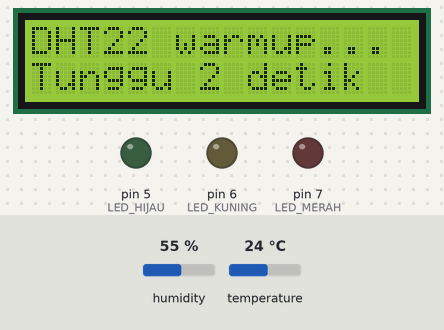
Bench run of a sketch on a simulated Arduino Uno, built with avr-gcc and run on an emulated ATmega328P. Parts: 16×2 character LCD, output pins drawn as LEDs (lit = HIGH). Inputs (shaded band) come from the test bench; at power-on: humidity 55 %, temperature 24 °C. What the sketch prints to the serial monitor is not drawn.

Above: at 1.7 s.
At 4.8 s:
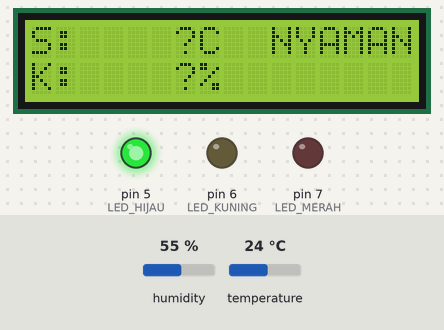
4.9 s: humidity set to 58 %
7.6 s: humidity set to 61 %
At 8.8 s:
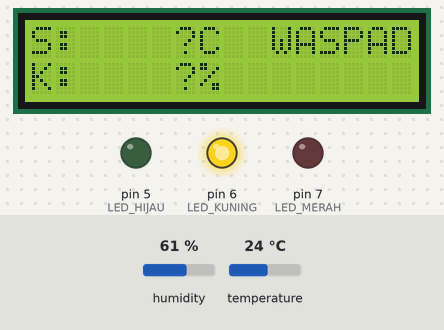
10.3 s: temperature set to 15.5 °C
13.0 s: temperature set to 14.3 °C
At 15.1 s:
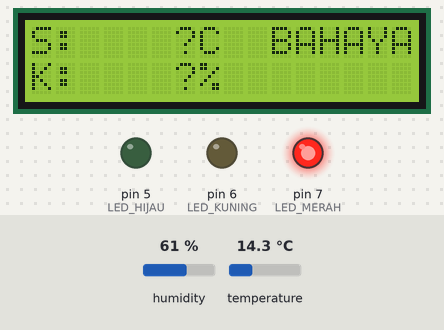
15.7 s: temperature set to 19 °C
At 16.8 s:
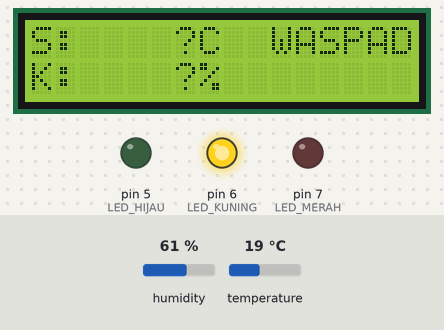
18.4 s: humidity set to 22 %
At 21.4 s:
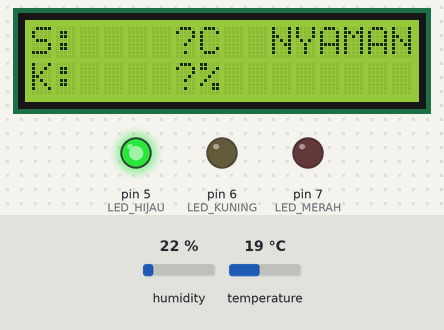
Timing chart, 0 to 22.4 s (numbered marks = the images above; inputs shaded):
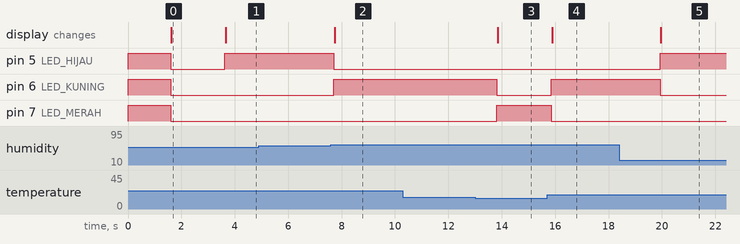

The sketch:

test_alat.ino
```cpp
/*
 * test_alat.ino — Test hardware TANPA Ethernet
 * Cek: DHT22 + LCD I2C 16x2 + 3x LED
 *
 * Wiring:
 *   DHT22      → pin 2 (DATA), 5V, GND
 *               + resistor pull-up 10kΩ antara DATA dan 5V
 *   LCD I2C    → A4 (SDA), A5 (SCL), 5V, GND
 *   LED Hijau  → pin 5 → resistor 220Ω → GND
 *   LED Kuning → pin 6 → resistor 220Ω → GND
 *   LED Merah  → pin 7 → resistor 220Ω → GND
 *
 * Status LED (hitung lokal, tanpa server):
 *   Hijau  = suhu 18–28°C DAN kelembaban 40–60%
 *   Kuning = suhu 28–35°C ATAU kelembaban 60–80%
 *   Merah  = suhu >35°C ATAU suhu <15°C ATAU kelembaban >80%
 *
 * LCD tidak pakai clear() di loop supaya tidak berkedip.
 */

#include <Wire.h>
#include <LiquidCrystal_I2C.h>
#include <DHT.h>

#define DHT_PIN    2
#define DHT_TYPE   DHT22

#define LED_HIJAU   5
#define LED_KUNING  6
#define LED_MERAH   7

#define LCD_ADDR  0x27   // coba 0x3F kalau LCD tidak tampil
#define LCD_COLS  16
#define LCD_ROWS  2

DHT               dht(DHT_PIN, DHT_TYPE);
LiquidCrystal_I2C lcd(LCD_ADDR, LCD_COLS, LCD_ROWS);

void matikanSemua() {
    digitalWrite(LED_HIJAU,  LOW);
    digitalWrite(LED_KUNING, LOW);
    digitalWrite(LED_MERAH,  LOW);
}

void setup() {
    Serial.begin(9600);

    pinMode(LED_HIJAU,  OUTPUT);
    pinMode(LED_KUNING, OUTPUT);
    pinMode(LED_MERAH,  OUTPUT);

    // Self-test: nyalakan semua LED sebentar
    digitalWrite(LED_HIJAU,  HIGH);
    digitalWrite(LED_KUNING, HIGH);
    digitalWrite(LED_MERAH,  HIGH);

    Wire.begin();
    lcd.init();
    lcd.backlight();
    lcd.setCursor(0, 0); lcd.print("Test Alat v1.0  ");
    lcd.setCursor(0, 1); lcd.print("LED test...     ");
    Serial.println(F("=== Test Alat Dimulai ==="));

    delay(1500);
    matikanSemua();

    dht.begin();
    lcd.setCursor(0, 0); lcd.print("DHT22 warmup... ");
    lcd.setCursor(0, 1); lcd.print("Tunggu 2 detik  ");
    delay(2000);  // DHT22 butuh waktu warmup
}

void loop() {
    float suhu       = dht.readTemperature();
    float kelembaban = dht.readHumidity();

    if (isnan(suhu) || isnan(kelembaban)) {
        Serial.println(F("[ERROR] Gagal baca DHT22 — cek kabel pin 2 & pull-up 10k"));
        lcd.setCursor(0, 0); lcd.print("DHT22 ERROR!    ");
        lcd.setCursor(0, 1); lcd.print("Cek kabel pin 2 ");
        matikanSemua();
        // Kedipkan LED merah sebagai sinyal error
        digitalWrite(LED_MERAH, HIGH); delay(300);
        digitalWrite(LED_MERAH, LOW);  delay(300);
        return;
    }

    // Tentukan status
    const char* status;
    matikanSemua();
    if (suhu > 35.0 || suhu < 15.0 || kelembaban > 80.0) {
        status = "BAHAYA ";
        digitalWrite(LED_MERAH,  HIGH);
    } else if (suhu >= 28.0 || kelembaban >= 60.0) {
        status = "WASPADA";
        digitalWrite(LED_KUNING, HIGH);
    } else {
        status = "NYAMAN ";
        digitalWrite(LED_HIJAU,  HIGH);
    }

    // LCD — tulis tanpa clear() supaya tidak flicker
    // Baris 1: "S: 27.5C  NYAMAN "   (16 char)
    // Baris 2: "K: 60.2%           "
    char baris1[17], baris2[17];
    snprintf(baris1, sizeof(baris1), "S:%5.1fC  %-7s", suhu, status);
    snprintf(baris2, sizeof(baris2), "K:%5.1f%%          ", kelembaban);

    lcd.setCursor(0, 0); lcd.print(baris1);
    lcd.setCursor(0, 1); lcd.print(baris2);

    // Serial Monitor
    Serial.print(F("Suhu: "));       Serial.print(suhu, 1);       Serial.print(F(" C  |  "));
    Serial.print(F("Kelembaban: ")); Serial.print(kelembaban, 1); Serial.print(F(" %  |  "));
    Serial.println(status);

    delay(2000);
}
```

Measured:
- the behaviour switches between 59 and 60 % on humidity (found by bisection; images 1 and 2)
- the behaviour switches between 15 and 14.9 °C on temperature (found by bisection; images 2 and 3)
- after the input at 7.6 s, pin 5 (LED_HIJAU): HIGH → LOW after 0.11 s; pin 6 (LED_KUNING): LOW → HIGH after 0.11 s; the display: changes after 0.14 s (image 2)
- after the input at 13.0 s, pin 6 (LED_KUNING): HIGH → LOW after 0.82 s; pin 7 (LED_MERAH): LOW → HIGH after 0.82 s; the display: changes after 0.85 s (image 3)
- after the input at 15.7 s, pin 6 (LED_KUNING): LOW → HIGH after 0.16 s; pin 7 (LED_MERAH): HIGH → LOW after 0.16 s; the display: changes after 0.19 s (image 4)
- after the input at 18.4 s, pin 5 (LED_HIJAU): LOW → HIGH after 1.5 s; pin 6 (LED_KUNING): HIGH → LOW after 1.5 s; the display: changes after 1.6 s (image 5)
- what the display in image 0 shows lasts 2.1 s, from 1.6 s to 3.7 s
